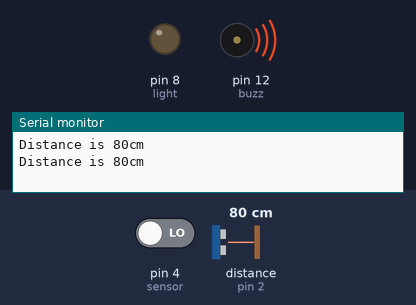
The sketch below on a simulated Arduino Uno, built with avr-gcc and run on an emulated ATmega328P. On the bench: output pins drawn as LEDs (lit = HIGH), buzzer (waves = sounding), the last lines printed to the serial monitor. Wiring (inferred from the names in the program): ultrasonic range finder: trigger pin 2; echo pin 2. Inputs (shaded band) come from the test bench; at power-on: pin 4 (sensor) LOW, distance to the obstacle (sensor on pin 2) 80 cm. The echo pulse lasts 58.3 µs per cm.

Above: at 2.8 s.
2.9 s: pin 4 (sensor) driven HIGH
At 4.3 s:
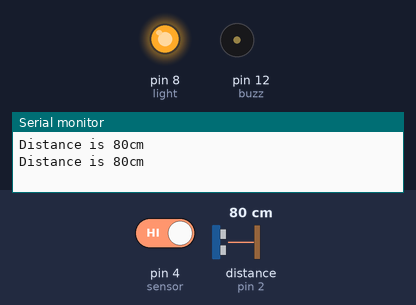
At 7.2 s:
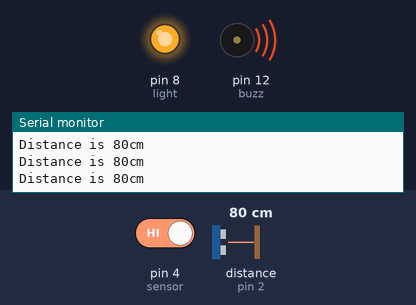
9.3 s: distance to the obstacle (sensor on pin 2) set to 53 cm
12.0 s: distance to the obstacle (sensor on pin 2) set to 45 cm
At 13.1 s:
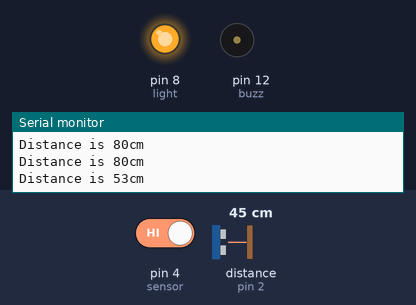
Timing chart, 0 to 15.0 s (numbered marks = the images above; inputs shaded):
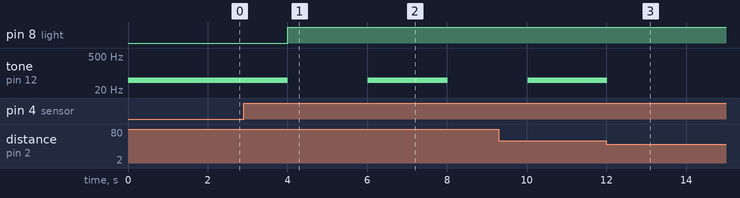

The sketch:

aurduino.ino
```cpp
int sensor=4, trig=2, echo=2, light=8, buzz=12;
int dist = 0;

long objectDistance(int a, int b)
{
  pinMode(a, OUTPUT);
  digitalWrite(a, LOW);
  delayMicroseconds(2);
  digitalWrite(a, HIGH);
  delayMicroseconds(10);
  digitalWrite(a, LOW);

  pinMode(b, INPUT);

  return pulseIn(b, HIGH);
}

void setup()
{
  Serial.begin(9600);
  pinMode(sensor, INPUT);
  pinMode(light, OUTPUT);
  pinMode(buzz, OUTPUT);
  digitalWrite(light, LOW);
}

void loop()
{
  //readUltrasonicDistance(7, 7)
  dist = 0.01723 * objectDistance(trig, echo);
  Serial.print("Distance is ");
  Serial.print(dist);
  Serial.println("cm");
  if(dist>50 && dist<100)
  {
    tone(buzz, 50);
    delay(2000);
    noTone(buzz);
    //delay(1000);
    if(digitalRead(sensor))
    {
      digitalWrite(light, HIGH);
      delay(2000);
    }
  }
}
```

Measured:
- the behaviour switches between 51 and 50 cm on distance to the obstacle (sensor on pin 2) (found by bisection; images 2 and 3)
- after the input at 2.9 s, pin 8 (light): LOW → HIGH after 1.1 s; tone on pin 12 (buzz): 50 Hz → silent after 1.1 s, → 50 Hz 2.0 s later, → silent 2.0 s later
- after the input at 12.0 s, tone on pin 12 (buzz): goes on until 12.0 s, then stays silent
